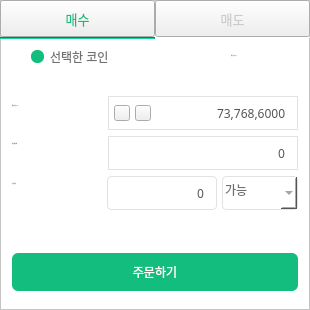
   <widget class="QFrame" name="frame">
    <property name="geometry">
     <rect>
      <x>540</x>
      <y>400</y>
      <width>310</width>
      <height>310</height>
     </rect>
    </property>
    <property name="styleSheet">
     <string notr="true">QFrame {
	background-color: rgb(255, 255, 255);
}
QLabel {
	color: #707070;
}</string>
    </property>
    <property name="frameShape">
     <enum>QFrame::StyledPanel</enum>
    </property>
    <property name="frameShadow">
     <enum>QFrame::Raised</enum>
    </property>
    <widget class="QLineEdit" name="lineEdit_4">
     <property name="geometry">
      <rect>
       <x>108</x>
       <y>96</y>
       <width>190</width>
       <height>34</height>
      </rect>
     </property>
     <property name="font">
      <font>
       <family>NotoSansKR</family>
       <weight>50</weight>
       <bold>false</bold>
      </font>
     </property>
     <property name="styleSheet">
      <string notr="true">QLineEdit {
  border: 0.5px solid #e2e2e2;
  background-color: #fff;
  color: #555;
  padding: 0 8px;
}</string>
     </property>
     <property name="text">
      <string>73,768,6000</string>
     </property>
     <property name="alignment">
      <set>Qt::AlignRight|Qt::AlignTrailing|Qt::AlignVCenter</set>
     </property>
    </widget>
    <widget class="QPushButton" name="pushButton_6">
     <property name="geometry">
      <rect>
       <x>12</x>
       <y>253</y>
       <width>286</width>
       <height>38</height>
      </rect>
     </property>
     <property name="font">
      <font>
       <family>NotoSansKR</family>
       <weight>50</weight>
       <bold>false</bold>
      </font>
     </property>
     <property name="styleSheet">
      <string notr="true">background-color: #13bd7e;
color: #fff;
border-radius: 6px;</string>
     </property>
     <property name="text">
      <string>주문하기</string>
     </property>
    </widget>
    <widget class="QLabel" name="label_9">
     <property name="geometry">
      <rect>
       <x>12</x>
       <y>97</y>
       <width>78</width>
       <height>17</height>
      </rect>
     </property>
     <property name="font">
      <font>
       <family>NotoSansKR</family>
       <pointsize>-1</pointsize>
      </font>
     </property>
     <property name="styleSheet">
      <string notr="true"/>
     </property>
     <property name="text">
      <string>매수가격(KRW)</string>
     </property>
    </widget>
    <widget class="QLabel" name="label_11">
     <property name="geometry">
      <rect>
       <x>12</x>
       <y>175</y>
       <width>47</width>
       <height>17</height>
      </rect>
     </property>
     <property name="font">
      <font>
       <family>NotoSansKR</family>
       <pointsize>-1</pointsize>
      </font>
     </property>
     <property name="styleSheet">
      <string notr="true"/>
     </property>
     <property name="text">
      <string>거래 수량</string>
     </property>
    </widget>
    <widget class="QLabel" name="label_10">
     <property name="geometry">
      <rect>
       <x>12</x>
       <y>135</y>
       <width>61</width>
       <height>17</height>
      </rect>
     </property>
     <property name="font">
      <font>
       <family>NotoSansKR</family>
       <pointsize>-1</pointsize>
      </font>
     </property>
     <property name="styleSheet">
      <string notr="true"/>
     </property>
     <property name="text">
      <string>총 거래 수량r</string>
     </property>
    </widget>
    <widget class="QPushButton" name="pushButton_8">
     <property name="geometry">
      <rect>
       <x>0</x>
       <y>0</y>
       <width>155</width>
       <height>37</height>
      </rect>
     </property>
     <property name="styleSheet">
      <string notr="true">QPushButton {
  font-family: NotoSansKR;
  font-size: 13px;
  text-align: center;
  color: #13bd7e;
}</string>
     </property>
     <property name="text">
      <string>매수</string>
     </property>
    </widget>
    <widget class="QPushButton" name="pushButton_9">
     <property name="geometry">
      <rect>
       <x>155</x>
       <y>0</y>
       <width>155</width>
       <height>37</height>
      </rect>
     </property>
     <property name="styleSheet">
      <string notr="true">  font-family: NotoSansKR;
  font-size: 13px;
  font-weight: normal;
  font-stretch: normal;
  font-style: normal;
  line-height: 1.69;
  letter-spacing: normal;
  text-align: center;
  color: #ccc;</string>
     </property>
     <property name="text">
      <string>매도</string>
     </property>
    </widget>
    <widget class="Line" name="line_2">
     <property name="geometry">
      <rect>
       <x>0</x>
       <y>37</y>
       <width>155</width>
       <height>2</height>
      </rect>
     </property>
     <property name="styleSheet">
      <string notr="true">background-color: #13bd7e;</string>
     </property>
     <property name="orientation">
      <enum>Qt::Horizontal</enum>
     </property>
    </widget>
    <widget class="Line" name="line_3">
     <property name="geometry">
      <rect>
       <x>0</x>
       <y>37</y>
       <width>310</width>
       <height>1</height>
      </rect>
     </property>
     <property name="styleSheet">
      <string notr="true">background-color: #f1f1f1;</string>
     </property>
     <property name="orientation">
      <enum>Qt::Horizontal</enum>
     </property>
    </widget>
    <widget class="QRadioButton" name="radioButton">
     <property name="geometry">
      <rect>
       <x>31</x>
       <y>47</y>
       <width>81</width>
       <height>19</height>
      </rect>
     </property>
     <property name="styleSheet">
      <string notr="true">QRadioButton::indicator {
    width: 13px;
    height: 13px;

}

QRadioButton::indicator::unchecked {
	background-color: rgb(19, 189, 126);
border-radius: 6px;
}

QRadioButton::indicator:unchecked:hover {
	background-color: rgb(19, 189, 126);
border-radius: 6px;
}

QRadioButton::indicator:unchecked:pressed {
	background-color: rgb(19, 189, 126);
border-radius: 6px;
}

QRadioButton::indicator::checked {
	background-color: rgb(19, 189, 126);
border-radius: 6px;
}

QRadioButton::indicator:checked:hover {
		background-color: rgb(19, 189, 126);
border-radius: 6px;
}

QRadioButton::indicator:checked:pressed {
	border-radius: 6px;
	background-color: rgb(19, 189, 126);
}
QRadioButton {
font-size: 12px;
font-weight: normal;
font-stretch: normal;
font-style: normal;
line-height: 1.83;
letter-spacing: normal;
text-align: left;
color: #707070;
}</string>
     </property>
     <property name="text">
      <string>선택한 코인</string>
     </property>
    </widget>
    <widget class="QComboBox" name="comboBox_3">
     <property name="geometry">
      <rect>
       <x>222</x>
       <y>176</y>
       <width>76</width>
       <height>34</height>
      </rect>
     </property>
     <property name="sizePolicy">
      <sizepolicy hsizetype="Preferred" vsizetype="Fixed">
       <horstretch>0</horstretch>
       <verstretch>0</verstretch>
      </sizepolicy>
     </property>
     <property name="palette">
      <palette>
       <active>
        <colorrole role="WindowText">
         <brush brushstyle="SolidPattern">
          <color alpha="255">
           <red>112</red>
           <green>112</green>
           <blue>112</blue>
          </color>
         </brush>
        </colorrole>
        <colorrole role="Button">
         <brush brushstyle="SolidPattern">
          <color alpha="255">
           <red>255</red>
           <green>255</green>
           <blue>255</blue>
          </color>
         </brush>
        </colorrole>
        <colorrole role="Text">
         <brush brushstyle="SolidPattern">
          <color alpha="255">
           <red>112</red>
           <green>112</green>
           <blue>112</blue>
          </color>
         </brush>
        </colorrole>
        <colorrole role="ButtonText">
         <brush brushstyle="SolidPattern">
          <color alpha="255">
           <red>112</red>
           <green>112</green>
           <blue>112</blue>
          </color>
         </brush>
        </colorrole>
        <colorrole role="Base">
         <brush brushstyle="SolidPattern">
          <color alpha="255">
           <red>255</red>
           <green>255</green>
           <blue>255</blue>
          </color>
         </brush>
        </colorrole>
        <colorrole role="Window">
         <brush brushstyle="SolidPattern">
          <color alpha="255">
           <red>255</red>
           <green>255</green>
           <blue>255</blue>
          </color>
         </brush>
        </colorrole>
       </active>
       <inactive>
        <colorrole role="WindowText">
         <brush brushstyle="SolidPattern">
          <color alpha="255">
           <red>112</red>
           <green>112</green>
           <blue>112</blue>
          </color>
         </brush>
        </colorrole>
        <colorrole role="Button">
         <brush brushstyle="SolidPattern">
          <color alpha="255">
           <red>255</red>
           <green>255</green>
           <blue>255</blue>
          </color>
         </brush>
        </colorrole>
        <colorrole role="Text">
         <brush brushstyle="SolidPattern">
          <color alpha="255">
           <red>112</red>
           <green>112</green>
           <blue>112</blue>
          </color>
         </brush>
        </colorrole>
        <colorrole role="ButtonText">
         <brush brushstyle="SolidPattern">
          <color alpha="255">
           <red>112</red>
           <green>112</green>
           <blue>112</blue>
          </color>
         </brush>
        </colorrole>
        <colorrole role="Base">
         <brush brushstyle="SolidPattern">
          <color alpha="255">
           <red>255</red>
           <green>255</green>
           <blue>255</blue>
          </color>
         </brush>
        </colorrole>
        <colorrole role="Window">
         <brush brushstyle="SolidPattern">
          <color alpha="255">
           <red>255</red>
           <green>255</green>
           <blue>255</blue>
          </color>
         </brush>
        </colorrole>
       </inactive>
       <disabled>
        <colorrole role="WindowText">
         <brush brushstyle="SolidPattern">
          <color alpha="255">
           <red>112</red>
           <green>112</green>
           <blue>112</blue>
          </color>
         </brush>
        </colorrole>
        <colorrole role="Button">
         <brush brushstyle="SolidPattern">
          <color alpha="255">
           <red>255</red>
           <green>255</green>
           <blue>255</blue>
          </color>
         </brush>
        </colorrole>
        <colorrole role="Text">
         <brush brushstyle="SolidPattern">
          <color alpha="255">
           <red>112</red>
           <green>112</green>
           <blue>112</blue>
          </color>
         </brush>
        </colorrole>
        <colorrole role="ButtonText">
         <brush brushstyle="SolidPattern">
          <color alpha="255">
           <red>112</red>
           <green>112</green>
           <blue>112</blue>
          </color>
         </brush>
        </colorrole>
        <colorrole role="Base">
         <brush brushstyle="SolidPattern">
          <color alpha="255">
           <red>255</red>
           <green>255</green>
           <blue>255</blue>
          </color>
         </brush>
        </colorrole>
        <colorrole role="Window">
         <brush brushstyle="SolidPattern">
          <color alpha="255">
           <red>255</red>
           <green>255</green>
           <blue>255</blue>
          </color>
         </brush>
        </colorrole>
       </disabled>
      </palette>
     </property>
     <property name="font">
      <font>
       <family>NotoSansKR</family>
       <weight>50</weight>
       <bold>false</bold>
      </font>
     </property>
     <property name="styleSheet">
      <string notr="true">QComboBox {
	border: 0.5px solid #e2e2e2;
	border-radius: 4px;
	color: #707070;

}

QComboBox:!editable {
    background: #ffffff;
}


QComboBox:editable {
    background: #ffffff;
}
QComboBox::down-arrow {
    image: url(C:/Users/82106/repositories/Coin_trade_bot/resources/icon/down_arrow_gray.png);
}</string>
     </property>
     <property name="editable">
      <bool>true</bool>
     </property>
     <item>
      <property name="text">
       <string>가능</string>
      </property>
     </item>
     <item>
      <property name="text">
       <string>10</string>
      </property>
     </item>
     <item>
      <property name="text">
       <string>25</string>
      </property>
     </item>
     <item>
      <property name="text">
       <string>50</string>
      </property>
     </item>
     <item>
      <property name="text">
       <string>75</string>
      </property>
     </item>
     <item>
      <property name="text">
       <string>100</string>
      </property>
     </item>
    </widget>
    <widget class="QLabel" name="label_15">
     <property name="geometry">
      <rect>
       <x>231</x>
       <y>47</y>
       <width>58</width>
       <height>17</height>
      </rect>
     </property>
     <property name="font">
      <font>
       <family>NotoSansKR</family>
       <pointsize>-1</pointsize>
      </font>
     </property>
     <property name="styleSheet">
      <string notr="true"/>
     </property>
     <property name="text">
      <string>비트코인(BTC)</string>
     </property>
    </widget>
    <widget class="QPushButton" name="pushButton_4">
     <property name="geometry">
      <rect>
       <x>114</x>
       <y>105</y>
       <width>16</width>
       <height>16</height>
      </rect>
     </property>
     <property name="text">
      <string/>
     </property>
     <property name="icon">
      <iconset>
       <normaloff>icon/minus.png</normaloff>icon/minus.png</iconset>
     </property>
    </widget>
    <widget class="QPushButton" name="pushButton_5">
     <property name="geometry">
      <rect>
       <x>135</x>
       <y>105</y>
       <width>16</width>
       <height>16</height>
      </rect>
     </property>
     <property name="text">
      <string/>
     </property>
     <property name="icon">
      <iconset>
       <normaloff>icon/plus.png</normaloff>icon/plus.png</iconset>
     </property>
    </widget>
    <widget class="QLineEdit" name="lineEdit_5">
     <property name="geometry">
      <rect>
       <x>107</x>
       <y>176</y>
       <width>110</width>
       <height>34</height>
      </rect>
     </property>
     <property name="font">
      <font>
       <family>NotoSansKR</family>
       <weight>50</weight>
       <bold>false</bold>
      </font>
     </property>
     <property name="styleSheet">
      <string notr="true">QLineEdit {
  border: 0.5px solid #e2e2e2;
  background-color: #fff;
  color: #555;
  padding: 0 8px;
  border-radius: 4px;
}
</string>
     </property>
     <property name="text">
      <string>0</string>
     </property>
     <property name="alignment">
      <set>Qt::AlignRight|Qt::AlignTrailing|Qt::AlignVCenter</set>
     </property>
    </widget>
    <widget class="QLineEdit" name="lineEdit_6">
     <property name="geometry">
      <rect>
       <x>108</x>
       <y>136</y>
       <width>190</width>
       <height>34</height>
      </rect>
     </property>
     <property name="font">
      <font>
       <family>NotoSansKR</family>
       <weight>50</weight>
       <bold>false</bold>
      </font>
     </property>
     <property name="styleSheet">
      <string notr="true">QLineEdit {
  border: 0.5px solid #e2e2e2;
  background-color: #fff;
  color: #555;
  padding: 0 8px;
}</string>
     </property>
     <property name="text">
      <string>0</string>
     </property>
     <property name="alignment">
      <set>Qt::AlignRight|Qt::AlignTrailing|Qt::AlignVCenter</set>
     </property>
    </widget>
    <zorder>lineEdit_6</zorder>
    <zorder>lineEdit_5</zorder>
    <zorder>line_3</zorder>
    <zorder>lineEdit_4</zorder>
    <zorder>pushButton_6</zorder>
    <zorder>label_9</zorder>
    <zorder>label_11</zorder>
    <zorder>label_10</zorder>
    <zorder>pushButton_8</zorder>
    <zorder>pushButton_9</zorder>
    <zorder>line_2</zorder>
    <zorder>radioButton</zorder>
    <zorder>comboBox_3</zorder>
    <zorder>label_15</zorder>
    <zorder>pushButton_4</zorder>
    <zorder>pushButton_5</zorder>
   </widget>
